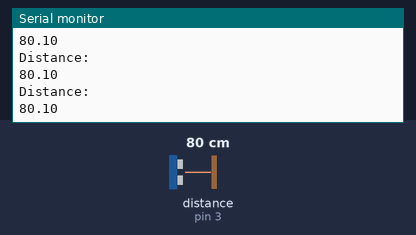
Bench run of a sketch on a simulated Arduino Uno, built with avr-gcc and run on an emulated ATmega328P. On the bench: the last lines printed to the serial monitor. Wiring (inferred from the names in the program): ultrasonic range finder: trigger pin 4; echo pin 3. Inputs (shaded band) come from the test bench; at power-on: distance to the obstacle (sensor on pin 3) 80 cm. The echo pulse lasts 58.3 µs per cm.

Above: at 1.2 s.
1.3 s: distance to the obstacle (sensor on pin 3) set to 2 cm
At 1.41 s:
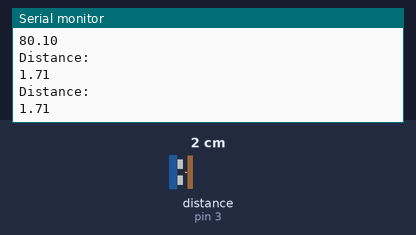
2.8 s: distance to the obstacle (sensor on pin 3) set to 4 cm
At 2.81 s:
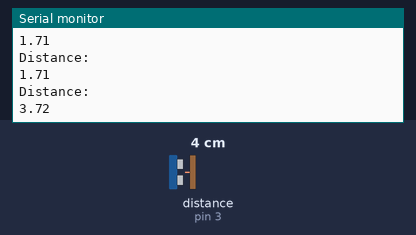
Timing chart, 0 to 5.8 s (numbered marks = the images above; inputs shaded):
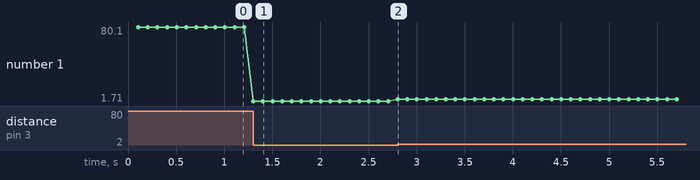

The sketch:

UltrasonicSensor_demo_optimal_interrupt.ino
```cpp
#define ECHO_PIN 3
#define TRIGGER_PIN 4
#define SDA_PIN A4
#define SCL_PIN A5

//SDA Data line, SCL Clock linke


unsigned long timeBegin = micros();
unsigned long lastTimeUltrasonicTrigger = millis();
unsigned long triggerDebounceInterval = 100;


void triggerUltrasonicSensor(){
  // send a pulse by triggering HIGH for a duaration LOW HIGH LOW with high must be at least 10microsec
  digitalWrite(TRIGGER_PIN, LOW);
  delayMicroseconds(2);
  digitalWrite(TRIGGER_PIN, HIGH);
  delayMicroseconds(10);
  digitalWrite(TRIGGER_PIN, LOW);
}

double getUltrasonicDistance(){
  // get using the pulse in (PIN, MODE (High if high in 10micros))
  // distance = duration(t) * speed (of air = 340m/s) t * d/t = d
  unsigned long timeNowMicro = micros();
  double durationMicros = pulseIn(ECHO_PIN, HIGH);
  unsigned long startPulsetime = timeBegin - timeNowMicro;
  // Serial.println("Duration");
  // Serial.print(startPulsetime);
  double distanceCenti = durationMicros / 58.0;  // if inch, d/148.0
  return distanceCenti;

}

void setup() {
// echo pin is to read frompin
pinMode(ECHO_PIN, INPUT);
// trigger pin as an output - to trigger stufff
pinMode(TRIGGER_PIN, OUTPUT);

Serial.begin(115200);
}


void loop() {
  // do action
  // trigger every 100 milisecond
  unsigned long timeNow = millis();
  if (timeNow - lastTimeUltrasonicTrigger > triggerDebounceInterval ){
    lastTimeUltrasonicTrigger += triggerDebounceInterval;
    //trigger sensor
    triggerUltrasonicSensor();
    // read pulse on echo pin
    Serial.println("\nDistance: ");
    Serial.print(getUltrasonicDistance());
  }


}
```

Measured:
- after the input at 1.3 s, the serial monitor: prints a new line at once (image 1)
- after the input at 2.8 s, the serial monitor: prints a new line at once (image 2)
- plotted number 1: 80.1 → 1.71 after the input at 1.3 s, 1.71 → 3.71 after the input at 2.8 s
